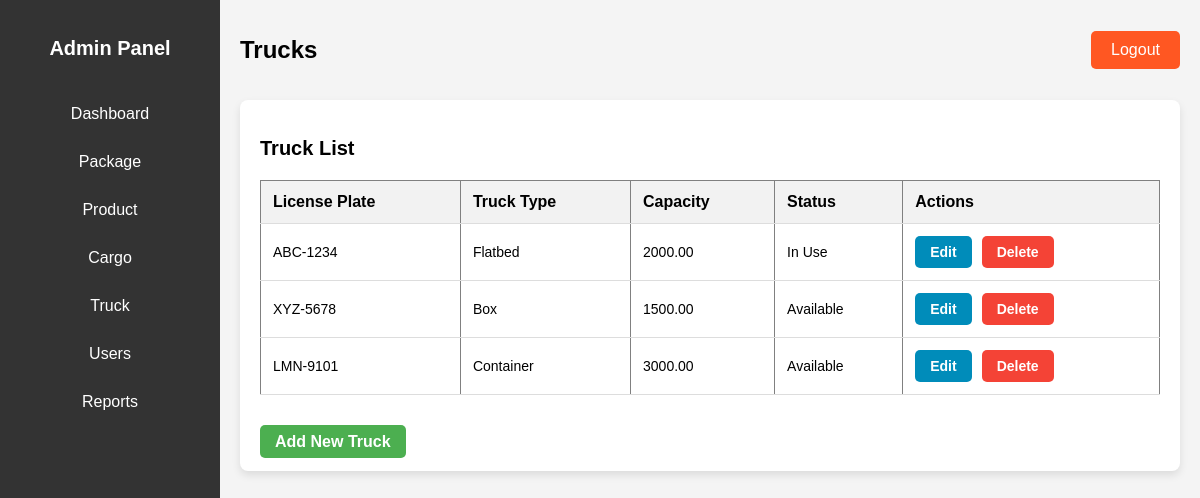
The app's page /truck.php with its own data.
### tables this page shows
CREATE TABLE `truck` (
  `truck_id` int(11) NOT NULL,
  `license_plate` varchar(20) NOT NULL,
  `truck_type` varchar(50) NOT NULL,
  `capacity` decimal(10,2) NOT NULL,
  `status` enum('Available','In Use','Maintenance') DEFAULT 'Available',
  `driver_id` int(11) DEFAULT NULL
);

### truck.php (the view, shortened to what this page needs)
<?php
include 'config.php';
$sql = "SELECT * FROM truck";
$result = mysqli_query($conn, $sql);
?>
<!DOCTYPE html>
<html lang="en">
<head>
</head>
<body>
    <div class="dashboard-container">
        <div class="sidebar">
            <h2>Admin Panel</h2>
            <ul class="sidebar-links">
                <li><a href="admin_dashboard.php" class="sidebar-btn">Dashboard</a></li>
                <li><a href="package.php" class="sidebar-btn">Package</a></li>
                <li><a href="product.php" class="sidebar-btn">Product</a></li>
                <li><a href="cargo.php" class="sidebar-btn">Cargo</a></li>
                <li><a href="truck.php" class="sidebar-btn">Truck</a></li>
                <li><a href="users.php" class="sidebar-btn">Users</a></li>
                <li><a href="reports.php" class="sidebar-btn">Reports</a></li>
            </ul>
        </div>
        <div class="main-content">
            <header>
                <h1>Trucks</h1>
                <a href="index.php" class="logout-btn">Logout</a>
            </header>
            <div class="dashboard-main-container">
                <h2>Truck List</h2>
                <div class="table-container">
                    <table border="1">
                        <tr>
                            <th>License Plate</th>
                            <th>Truck Type</th>
                            <th>Capacity</th>
                            <th>Status</th>
                            <th>Actions</th>
                        </tr>
                        <?php while ($row = mysqli_fetch_assoc($result)): ?>
                            <tr>
                                <td><?php echo $row['license_plate']; ?></td>
                                <td><?php echo $row['truck_type']; ?></td>
                                <td><?php echo $row['capacity']; ?></td>
                                <td><?php echo $row['status']; ?></td>
                                <td>
                                    <div class="action-buttons">
                                        <a href="edit_truck.php?id=<?php echo $row['truck_id']; ?>" class="btn edit-btn">Edit</a>
                                        <a href="delete_truck.php?id=<?php echo $row['truck_id']; ?>" class="btn delete-btn">Delete</a>
                                    </div>
                                </td>
                            </tr>
                        <?php endwhile; ?>
                    </table>
                </div>
                <br>
                <a href="add_truck.php" class="btn add-truck-btn">Add New Truck</a>
            </div>
        </div>
    </div>
</body>
</html>

### truck.php (style rules this page uses)
body { font-family: 'Arial', sans-serif; background-color: #f4f4f4; margin: 0; padding: 0; }
.dashboard-container { display: flex; height: 100vh; }
.sidebar { width: 220px; background-color: #333; color: white; padding-top: 20px; }
.sidebar h2 { text-align: center; margin-bottom: 30px; }
.sidebar-links { list-style: none; padding: 0; margin: 0; }
.sidebar-links li { padding: 15px; text-align: center; }
.sidebar-links li a { color: white; text-decoration: none; display: block; font-size: 16px; }
.main-content { flex-grow: 1; padding: 20px; }
header { display: flex; justify-content: space-between; align-items: center; margin-bottom: 20px; }
header h1 { font-size: 24px; }
.logout-btn { padding: 10px 20px; background-color: #ff5722; color: white; text-decoration: none; border-radius: 5px; }
.dashboard-main-container { background-color: white; padding: 20px; border-radius: 8px; box-shadow: 0 4px 8px rgba(0, 0, 0, 0.1); }
h2 { font-size: 20px; margin-bottom: 20px; }
.table-container { overflow-x: auto; }
table { width: 100%; border-collapse: collapse; margin-bottom: 20px; }
th, td { padding: 12px; text-align: left; border-bottom: 1px solid #ddd; }
th { background-color: #f2f2f2; }
td { font-size: 14px; }
.action-buttons { display: flex; gap: 10px; }
.btn { padding: 8px 15px; border-radius: 5px; text-decoration: none; font-weight: bold; text-align: center; cursor: pointer; transition: background-color 0.3s; }
.add-truck-btn { background-color: #4CAF50; color: white; }
.edit-btn { background-color: #008CBA; color: white; }
.delete-btn { background-color: #f44336; color: white; }

### records on screen
truck: license_plate "ABC-1234", truck_type "Flatbed", capacity "2000.00", status "In Use"
truck: license_plate "XYZ-5678", truck_type "Box", capacity "1500.00", status "Available"
truck: license_plate "LMN-9101", truck_type "Container", capacity "3000.00", status "Available"
